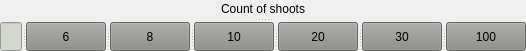
   <widget class="QSplitter" name="splitter_19">
    <property name="geometry">
     <rect>
      <x>230</x>
      <y>150</y>
      <width>201</width>
      <height>51</height>
     </rect>
    </property>
    <property name="orientation">
     <enum>Qt::Vertical</enum>
    </property>
    <widget class="QLabel" name="label_6">
     <property name="styleSheet">
      <string notr="true">color:black;</string>
     </property>
     <property name="text">
      <string>Count of shoots</string>
     </property>
     <property name="alignment">
      <set>Qt::AlignCenter</set>
     </property>
    </widget>
    <widget class="QSplitter" name="splitter_18">
     <property name="orientation">
      <enum>Qt::Horizontal</enum>
     </property>
     <widget class="QLineEdit" name="countshoots_edit">
      <property name="styleSheet">
       <string notr="true">background-color:rgb(211, 215, 207);</string>
      </property>
     </widget>
     <widget class="QPushButton" name="cshoots6">
      <property name="styleSheet">
       <string notr="true">QPushButton{
background-color:rgb(136, 138, 133);
color:black;
}</string>
      </property>
      <property name="text">
       <string>6</string>
      </property>
     </widget>
     <widget class="QPushButton" name="cshoots8">
      <property name="styleSheet">
       <string notr="true">QPushButton{
background-color:rgb(136, 138, 133);
color:black;
}</string>
      </property>
      <property name="text">
       <string>8</string>
      </property>
     </widget>
     <widget class="QPushButton" name="cshoots10">
      <property name="styleSheet">
       <string notr="true">QPushButton{
background-color:rgb(136, 138, 133);
color:black;
}</string>
      </property>
      <property name="text">
       <string>10</string>
      </property>
     </widget>
     <widget class="QPushButton" name="cshoots20">
      <property name="styleSheet">
       <string notr="true">QPushButton{
background-color:rgb(136, 138, 133);
color:black;
}</string>
      </property>
      <property name="text">
       <string>20</string>
      </property>
     </widget>
     <widget class="QPushButton" name="cshoots30">
      <property name="styleSheet">
       <string notr="true">QPushButton{
background-color:rgb(136, 138, 133);
color:black;
}</string>
      </property>
      <property name="text">
       <string>30</string>
      </property>
     </widget>
     <widget class="QPushButton" name="cshoots100">
      <property name="styleSheet">
       <string notr="true">QPushButton{
background-color:rgb(136, 138, 133);
color:black;
}</string>
      </property>
      <property name="text">
       <string>100</string>
      </property>
     </widget>
    </widget>
   </widget>
